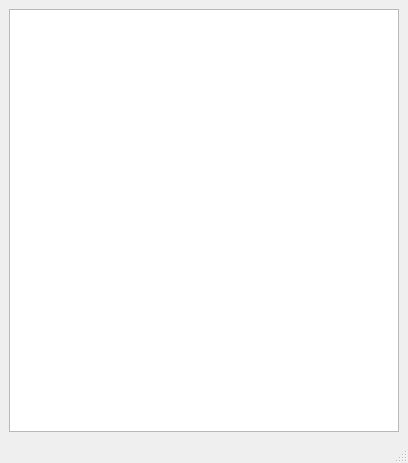
<?xml version="1.0" encoding="UTF-8"?>
<ui version="4.0">
 <class>MainWindow</class>
 <widget class="QMainWindow" name="MainWindow">
  <property name="geometry">
   <rect>
    <x>0</x>
    <y>0</y>
    <width>408</width>
    <height>463</height>
   </rect>
  </property>
  <property name="windowTitle">
   <string>MainWindow</string>
  </property>
  <widget class="QWidget" name="centralwidget">
   <layout class="QVBoxLayout" name="verticalLayout">
    <item>
     <widget class="QTreeView" name="treeView">
      <property name="sizePolicy">
       <sizepolicy hsizetype="Preferred" vsizetype="Preferred">
        <horstretch>0</horstretch>
        <verstretch>0</verstretch>
       </sizepolicy>
      </property>
      <property name="maximumSize">
       <size>
        <width>16777215</width>
        <height>16777215</height>
       </size>
      </property>
      <property name="baseSize">
       <size>
        <width>74</width>
        <height>27</height>
       </size>
      </property>
     </widget>
    </item>
   </layout>
  </widget>
  <widget class="QMenuBar" name="menubar">
   <property name="geometry">
    <rect>
     <x>0</x>
     <y>0</y>
     <width>408</width>
     <height>25</height>
    </rect>
   </property>
  </widget>
  <widget class="QStatusBar" name="statusbar"/>
 </widget>
 <resources/>
 <connections/>
</ui>
